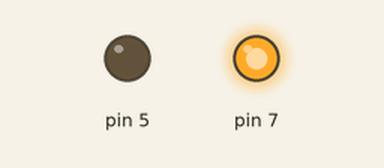
Simulated run of this sketch. Board: Arduino Uno, built with avr-gcc and run on an emulated ATmega328P. Parts: output pins drawn as LEDs (lit = HIGH).

Above: at 1.0 s.
At 3.0 s:
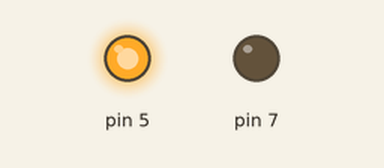
Timing chart, 0 to 5.2 s (numbered marks = the images above):
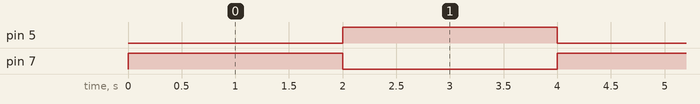

The sketch:

Aula3pt3.ino
```cpp
int main(){

 DDRD = DDRD | 0b10100000;      // pino PD7 e PD5 definido como saída
 PORTD = PORTD | 0b01010000;    // Habilitar resistor de PULL-UP no PD6 e PD4
 PORTD = PORTD & ~(0b10000000);  // Desliga a saída PD7

 while(1){
    PORTD = PORTD | 0b10000000;  //
    PORTD = PORTD & ~ (0b00100000);
    _delay_ms(2000);
    PORTD = PORTD & ~ (0b10000000);
    PORTD = PORTD | 0b00100000;  //
    _delay_ms(2000);
 }

}
```

Measured:
- by itself, pin 5, pin 7: alternates HIGH for 2.0 s and LOW for 2.0 s
